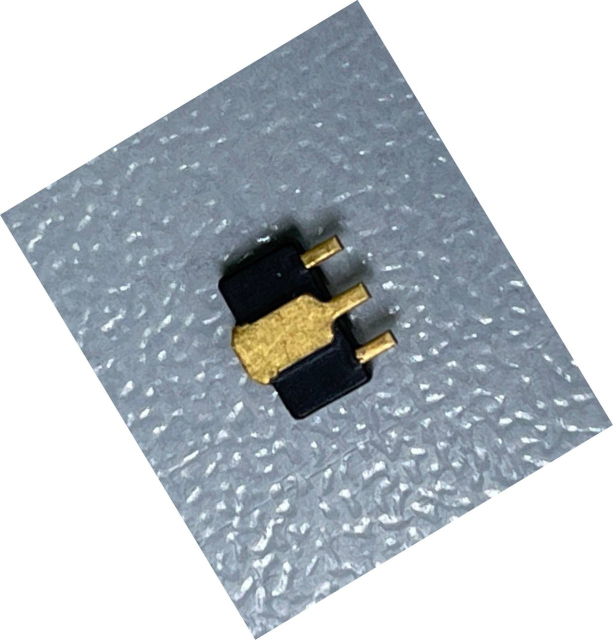
#> input picture 2wo/photo_2023-09-13_16-43-07.jpg, 1226 x 1280 px, found by its file name (shown at 1/2 size)
$ python main_coupy_two.py
#> lines starting #> are read from the running program, lines starting #| are printed output that depends on the picture; after the words box and inside, x2 and y2 are one past the last pixel; in counts of white or black regions, pixels touching at a corner belong together; long printed decimals are rounded
import numpy as np
import cv2 as cv
import math


def SimpleWay(rotateImage, angle):
    imgHeight, imgWidth = rotateImage.shape[0], rotateImage.shape[1]
    centreY, centreX = imgHeight//2, imgWidth//2
    rotationMatrix = cv.getRotationMatrix2D((centreY, centreX), angle, 1.0)
    rotatingimage = cv.warpAffine(
        rotateImage, rotationMatrix, (imgWidth, imgHeight))
    return rotatingimage

def nothing(*arg):
    pass

cv.namedWindow("DisplayR", cv.WINDOW_NORMAL)
cv.resizeWindow("DisplayR", 500, 500)
cv.namedWindow("DisplayN", cv.WINDOW_NORMAL)
cv.resizeWindow("DisplayN", 500, 500)

crange = [0,0,0, 0,0,0]

fn = 'C:\\Users\\Anton\\Desktop\\Working\\WORK\\2wo\\photo_2023-09-13_16-43-07.jpg'
im = cv.imread(fn)
#> im is the input picture: shape (1280, 1226, 3); mean B, G, R 200.4, 195.2, 188.8

area1 = 2400
area2 = 10000

hsv = cv.cvtColor(im, cv.COLOR_BGR2HSV )
#> hsv: shape (1280, 1226, 3); mean H, S, V 54.5, 27.8, 202.3
while True:
    img = im
    cnts=[]
    h_min = np.array((0, 40, 31), np.uint8)
    h_max = np.array((35, 255, 255), np.uint8)
    thresh = cv.inRange(hsv, h_min, h_max)
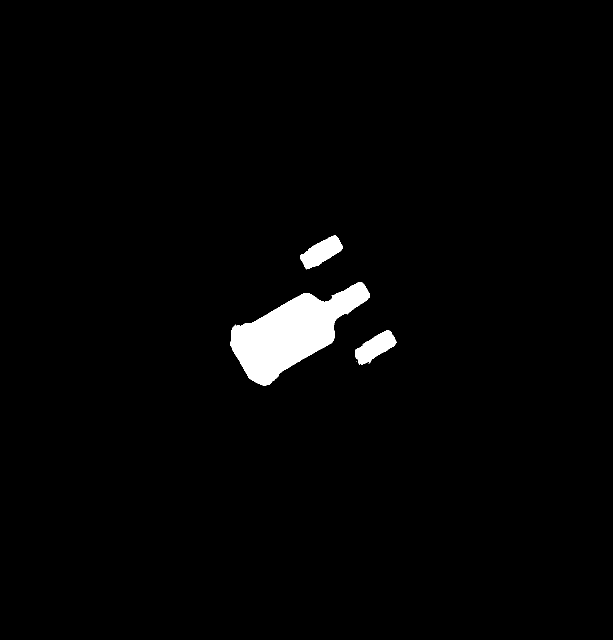
#> thresh: shape (1280, 1226) (shown at 1/2 size); 2.1% white; 5 white regions (2 under 20 px)
    contours = cv.findContours(thresh.copy(), cv.RETR_TREE, cv.CHAIN_APPROX_TC89_KCOS)[0]
#> contours = 8 contours, 5 with area under 20; largest, box (x1, y1, x2, y2) and area: (461, 564, 740, 771) 26383, (600, 471, 686, 538) 2906, (710, 660, 793, 729) 2832
    for cnt in contours:
        rect = cv.minAreaRect(cnt)
        box = cv.boxPoints(rect)
        box = np.int0(box)
        area = int(rect[1][0]*rect[1][1])
        if area > area1 and area < area2:
            cv.drawContours(img,[box],-1,(255,0,0),2)
            cv.drawContours(im,[box],-1,(255,0,0),2)
            cnts.append(box)
#> this loop made 8 passes
#> (rect, box, area) on passes 2, 4, 6: (((749.1, 694.7), (89.44, 38.1), -34.22), [[722, 735], [701, 704], [775, 653], [796, 685]], 3408), (((605.6, 650.2), (293.7, 137.7), -30.02), [[512, 783], [444, 664], [698, 517], [767, 636]], 40434), (((642.1, 503.9), (87.88, 38.62), -33.37), [[616, 544], [594, 511], [668, 463], [689, 495]], 3393)
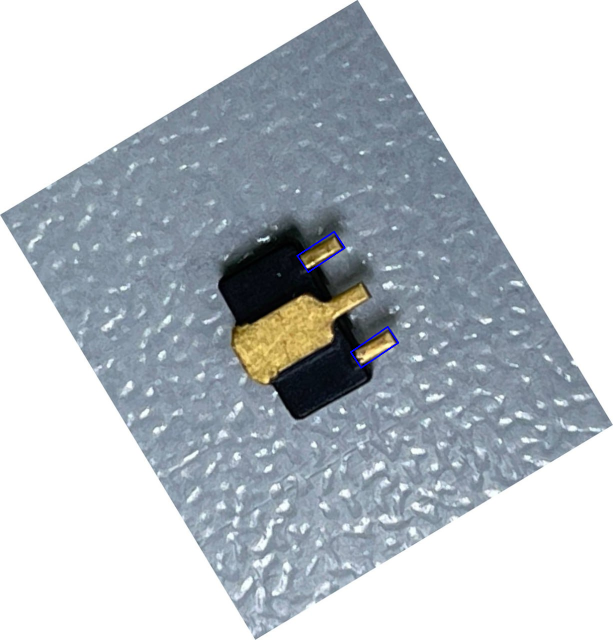
#> im: shape (1280, 1226, 3) (shown at 1/2 size); 0.11% of pixels changed, all inside (x1, y1, x2, y2) = (593, 462, 798, 737)
#> after the loop, cnts = [[[722, 735], [701, 704], [775, 653], [796, 685]], [[616, 544], [594, 511], [668, 463], [689, 495]]]
    cnts1=cnts[0]
#> cnts1 = [[722, 735], [701, 704], [775, 653], [796, 685]]

    t1 = 0
    t2 = 0

    if math.sqrt((cnts1[0][0]-cnts1[1][0])**2+(cnts1[0][1]-cnts1[1][1])**2) > math.sqrt((cnts1[0][0]-cnts1[3][0])**2+(cnts1[0][1]-cnts1[3][1])**2):
        # #неч
        t1 = [cnts1[0][0],cnts1[3][1]]
        t2 = [cnts1[3][0],cnts1[0][1]]
    else:
        #ч
        t1 = [cnts1[0][0],cnts1[1][1]]
#> t1 = [722, 704]
        t2 = [cnts1[1][0],cnts1[0][1]]
#> t2 = [701, 735]

    angle = math.degrees(math.atan((t1[1]-t2[1])/(t2[0]-t1[0])))
#> angle = 55.89
    img = SimpleWay(img,angle)
#> in SimpleWay, `rotationMatrix = cv.getRotationMatrix2D((centreY, centreX), angle, 1.0)`: rotationMatrix = [[0.561, 0.828, -226.5], [-0.828, 0.561, 799.1]]
#> in SimpleWay, `rotatingimage = cv.warpAffine( rotateImage, rotationMatrix, (imgWidth,..`:
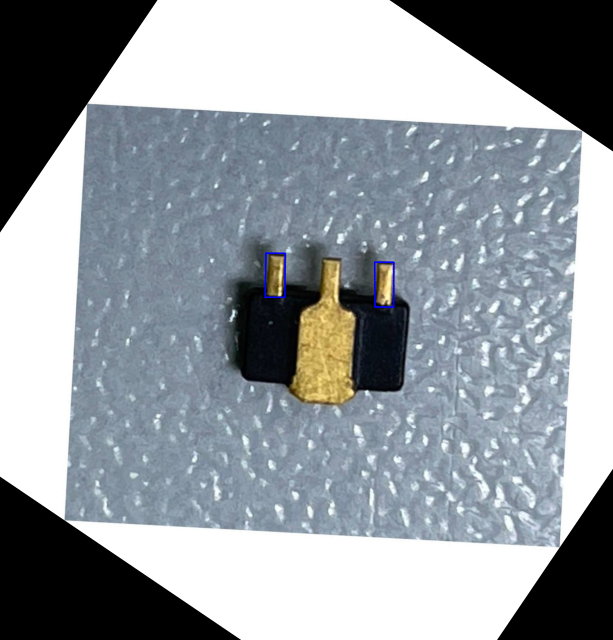
#> rotatingimage: shape (1280, 1226, 3) (shown at 1/2 size); mean B, G, R 158.5, 152.9, 146.6
    print(angle)
#| 55.886
    cv.imshow('DisplayR', img)
    cv.imshow('DisplayN', im)

    # break
    if cv.waitKey(1) == ord('q'):
#> (key q is pressed here)
        break

cv.destroyAllWindows()

$ run again, with 2wo/photo_2023-09-13_16-42-13.jpg copied over 2wo/photo_2023-09-13_16-43-07.jpg
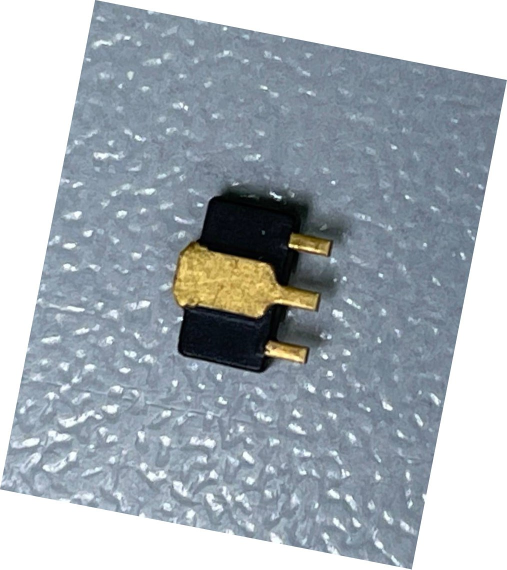
#> input picture 2wo/photo_2023-09-13_16-42-13.jpg, 1014 x 1139 px, found by its file name (shown at 1/2 size)
#> im is the input picture: shape (1139, 1014, 3); mean B, G, R 180.3, 173.2, 164.5
#> hsv: shape (1139, 1014, 3); mean H, S, V 74.7, 38, 182.9
#> `thresh = cv.inRange(hsv, h_min, h_max)`:
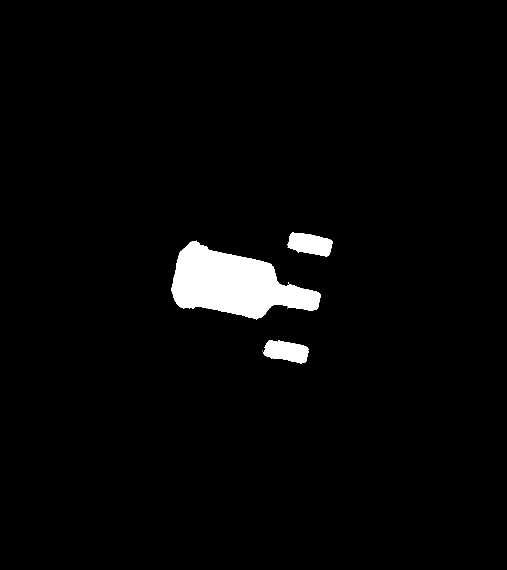
#> thresh: shape (1139, 1014) (shown at 1/2 size); 2.9% white; 6 white regions (3 under 20 px)
#> contours = 10 contours, 7 with area under 20; largest, box (x1, y1, x2, y2) and area: (343, 481, 641, 639) 26576, (575, 464, 665, 513) 2914, (526, 680, 617, 727) 2864
#> the loop `for cnt in contours:` made 10 passes
#> (rect, box, area) on passes 3, 6, 7: (((571.6, 702.3), (37.47, 87.97), -78.44), [[610, 729], [524, 711], [532, 675], [618, 692]], 3296), (((494.2, 572.2), (137.7, 295.3), -78.31), [[624, 669], [335, 609], [363, 474], [652, 534]], 40649), (((619.4, 488.2), (39, 87.39), -79.7), [[658, 515], [572, 499], [579, 461], [665, 476]], 3407)
#> after the loop `for cnt in contours:`: cnts = [[[610, 729], [524, 711], [532, 675], [618, 692]], [[658, 515], [572, 499], [579, 461], [665, 476]]]
#> cnts1 = [[610, 729], [524, 711], [532, 675], [618, 692]]
#> t1 = [610, 692]
#> t2 = [618, 729]
#> angle = -77.8
#> rotationMatrix = [[0.211, -0.977, 944.3], [0.977, 0.211, -156.3]]
#> in SimpleWay, `rotatingimage = cv.warpAffine( rotateImage, rotationMatrix, (imgWidth,..`:
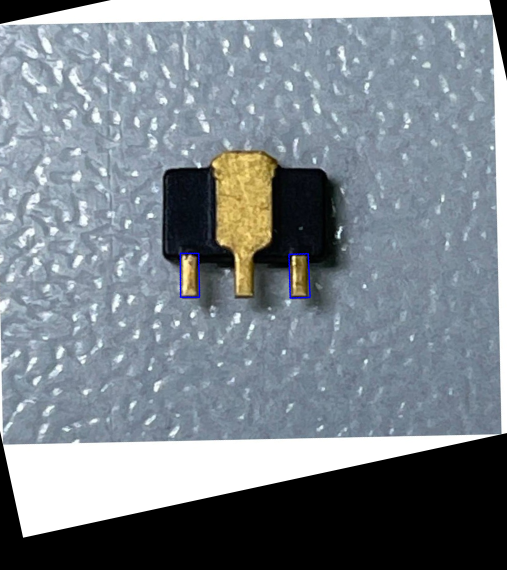
#> rotatingimage: shape (1139, 1014, 3) (shown at 1/2 size); mean B, G, R 141.3, 133.8, 125.2
#| -77.800
